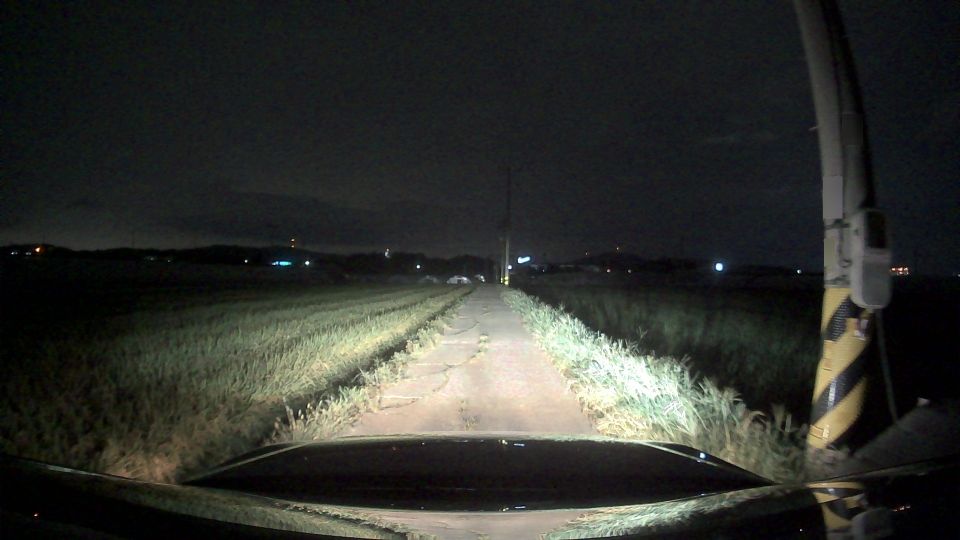
#> input picture data_terra/images/frame_002954.jpg, 1920 x 1080 px (shown at 1/2 size); its folder holds only this picture in this run
$ python draw_gt.py
#> lines starting #> are read from the running program, lines starting #| are printed output that depends on the picture; after the words box and inside, x2 and y2 are one past the last pixel; in counts of white or black regions, pixels touching at a corner belong together
# draw_gt.py

from pathlib import Path

import cv2
import numpy as np


# =========================================================
# 설정
# =========================================================

DATA_DIR = Path(".")

IMAGE_DIR = DATA_DIR / "images"
MASK_DIR = DATA_DIR / "segmentation"
LABEL_DIR = DATA_DIR / "detection"

# draw 폴더 확인 → 없으면 자동 생성
OUTPUT_DIR = DATA_DIR / "draw"
OUTPUT_DIR.mkdir(parents=True, exist_ok=True)


# =========================================================
# 클래스 정의
# =========================================================

# Detection
CLASS_NAMES = {
    0: "step",
    1: "ditch_hole",
    2: "puddle",
    3: "obstacle",
}

# OpenCV는 BGR

# Segmentation
SEG_CLASS_NAMES = {
    0: "drivable",
    1: "caution",
    2: "non_drivable",
}

SEG_COLORS = {
    0: (0, 255, 0),      # drivable = 초록
    1: (0, 255, 255),    # caution = 노랑
    2: (0, 0, 255),      # non_drivable = 빨강
}

# Detection
BOX_COLORS = {
    0: (255, 0, 255),    # step = 보라
    1: (255, 0, 0),      # ditch_hole = 파랑
    2: (255, 255, 0),    # puddle = 청록
    3: (0, 165, 255),    # obstacle = 주황
}


# =========================================================
# 프레임 1개 처리
# =========================================================

def draw_gt(image_path: Path):

    frame_id = image_path.stem

    mask_path = MASK_DIR / f"{frame_id}.png"
    label_path = LABEL_DIR / f"{frame_id}.txt"
    output_path = OUTPUT_DIR / f"{frame_id}_GT_overlay.jpg"

    # -----------------------------------------------------
    # 원본 이미지
    # -----------------------------------------------------

    image = cv2.imread(str(image_path))
#> image is the input picture: shape (1080, 1920, 3); mean B, G, R 45.9, 50.3, 48.9

    if image is None:
        raise FileNotFoundError(
            f"이미지를 읽을 수 없음: {image_path}"
        )

    height, width = image.shape[:2]
#> height = 1080; width = 1920

    # -----------------------------------------------------
    # GT Segmentation
    # -----------------------------------------------------

    mask = cv2.imread(
        str(mask_path),
        cv2.IMREAD_GRAYSCALE,
    )
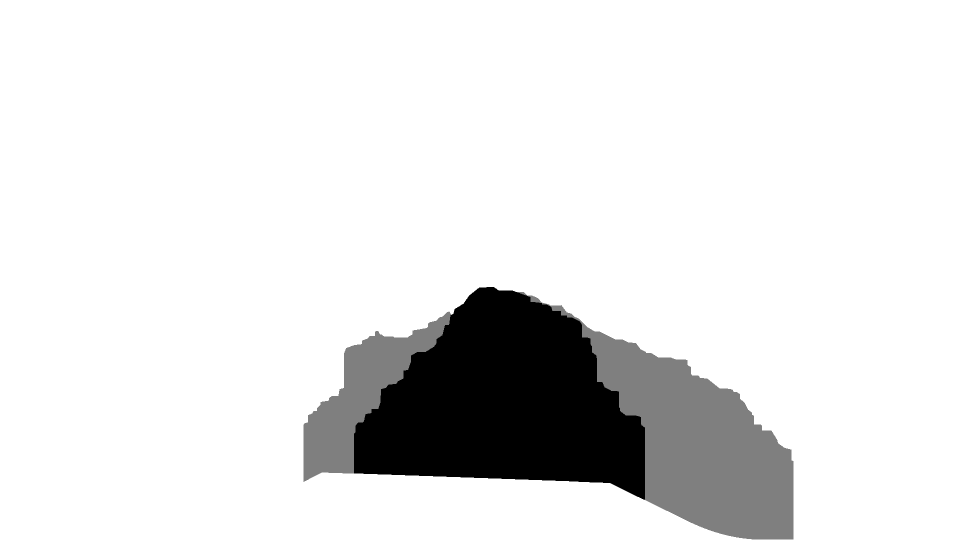
#> input picture data_terra/segmentation/frame_002954.png, 1920 x 1080 px (shown at 1/2 size)
#> mask is the input picture: shape (1080, 1920); min 0, max 2, mean 1.79

    if mask is None:
        raise FileNotFoundError(
            f"마스크를 읽을 수 없음: {mask_path}"
        )

    if mask.shape != (height, width):
        raise ValueError(
            f"{frame_id}: 이미지/마스크 크기 불일치 "
            f"image={width}x{height}, "
            f"mask={mask.shape[::-1]}"
        )

    unique_values = np.unique(mask)
#> unique_values = [0, 1, 2]

    if not set(unique_values).issubset({0, 1, 2}):
        raise ValueError(
            f"{frame_id}: 잘못된 segmentation 값 "
            f"{unique_values}"
        )

    color_mask = np.zeros_like(image)

    for class_id, color in SEG_COLORS.items():
        color_mask[mask == class_id] = color

    # 원본 + GT mask
    result = cv2.addWeighted(
        image,
        0.65,
        color_mask,
        0.35,
        0,
    )
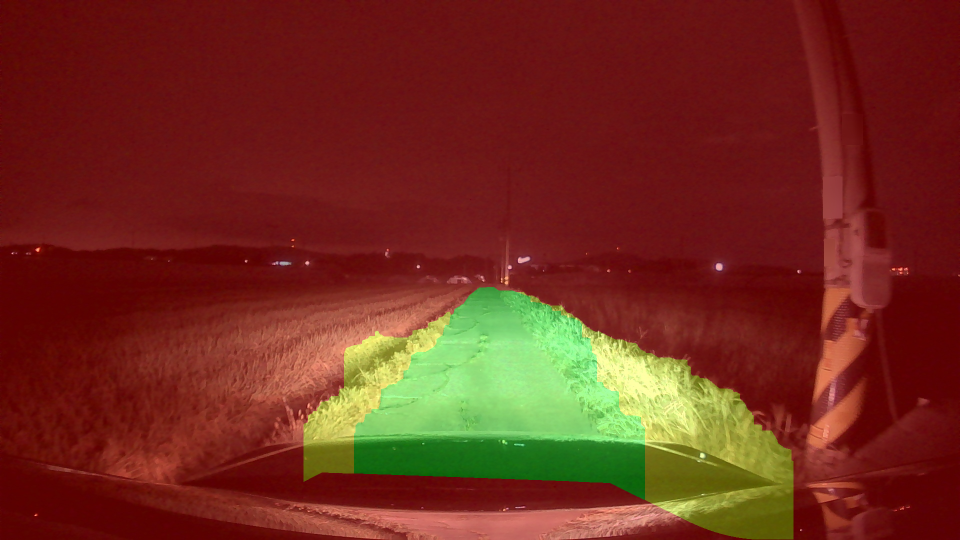
#> result: shape (1080, 1920, 3) (shown at 1/2 size); mean B, G, R 29.8, 45, 114.2

    # -----------------------------------------------------
    # GT Detection
    # -----------------------------------------------------

    if label_path.exists():

        raw_text = label_path.read_text(
            encoding="utf-8"
        ).strip()

        if raw_text:

            for line in raw_text.splitlines():

                if not line.strip():
                    continue

                parts = line.split()

                if len(parts) != 5:
                    raise ValueError(
                        f"{frame_id}: 잘못된 YOLO 라벨 "
                        f"{line}"
                    )

                class_id, cx, cy, bw, bh = map(
                    float,
                    parts,
                )

                class_id = int(class_id)

                if class_id not in CLASS_NAMES:
                    raise ValueError(
                        f"{frame_id}: 알 수 없는 "
                        f"class_id={class_id}"
                    )

                # YOLO normalized → pixel
                center_x = cx * width
                center_y = cy * height

                box_w = bw * width
                box_h = bh * height

                x1 = int(center_x - box_w / 2)
                y1 = int(center_y - box_h / 2)
                x2 = int(center_x + box_w / 2)
                y2 = int(center_y + box_h / 2)

                # 이미지 범위 보호
                x1 = max(0, min(width - 1, x1))
                y1 = max(0, min(height - 1, y1))
                x2 = max(0, min(width - 1, x2))
                y2 = max(0, min(height - 1, y2))

                class_name = CLASS_NAMES[class_id]
                color = BOX_COLORS[class_id]

                # Bounding Box
                cv2.rectangle(
                    result,
                    (x1, y1),
                    (x2, y2),
                    color,
                    3,
                )

                # Label
                label = f"GT {class_name}"

                (tw, th), baseline = cv2.getTextSize(
                    label,
                    cv2.FONT_HERSHEY_SIMPLEX,
                    0.7,
                    2,
                )

                label_y1 = max(
                    0,
                    y1 - th - baseline - 8,
                )

                label_y2 = (
                    label_y1
                    + th
                    + baseline
                    + 8
                )

                label_x2 = min(
                    width - 1,
                    x1 + tw + 10,
                )

                cv2.rectangle(
                    result,
                    (x1, label_y1),
                    (label_x2, label_y2),
                    color,
                    -1,
                )

                cv2.putText(
                    result,
                    label,
                    (x1 + 5, label_y2 - 5),
                    cv2.FONT_HERSHEY_SIMPLEX,
                    0.7,
                    (255, 255, 255),
                    2,
                    cv2.LINE_AA,
                )

    # -----------------------------------------------------
    # 범례
    # -----------------------------------------------------

    legend_items = [
        ("GT Drivable", SEG_COLORS[0]),
        ("GT Caution", SEG_COLORS[1]),
        ("GT Non-drivable", SEG_COLORS[2]),
        ("GT Step", BOX_COLORS[0]),
        ("GT Ditch Hole", BOX_COLORS[1]),
        ("GT Puddle", BOX_COLORS[2]),
        ("GT Obstacle", BOX_COLORS[3]),
    ]

    overlay = result.copy()

    legend_x = 15
    legend_y = 15
    line_h = 30
    legend_w = 280

    legend_h = (
        15
        + len(legend_items) * line_h
        + 10
    )

    cv2.rectangle(
        overlay,
        (legend_x, legend_y),
        (
            legend_x + legend_w,
            legend_y + legend_h,
        ),
        (0, 0, 0),
        -1,
    )
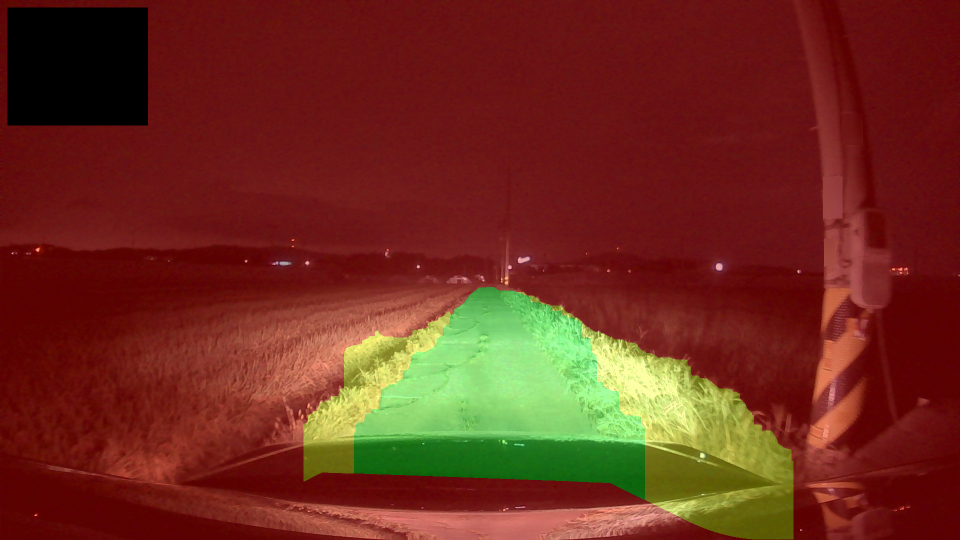
#> overlay: shape (1080, 1920, 3) (shown at 1/2 size); 3.2% of pixels changed, all inside (x1, y1, x2, y2) = (15, 15, 296, 251)

    result = cv2.addWeighted(
        overlay,
        0.35,
        result,
        0.65,
        0,
    )
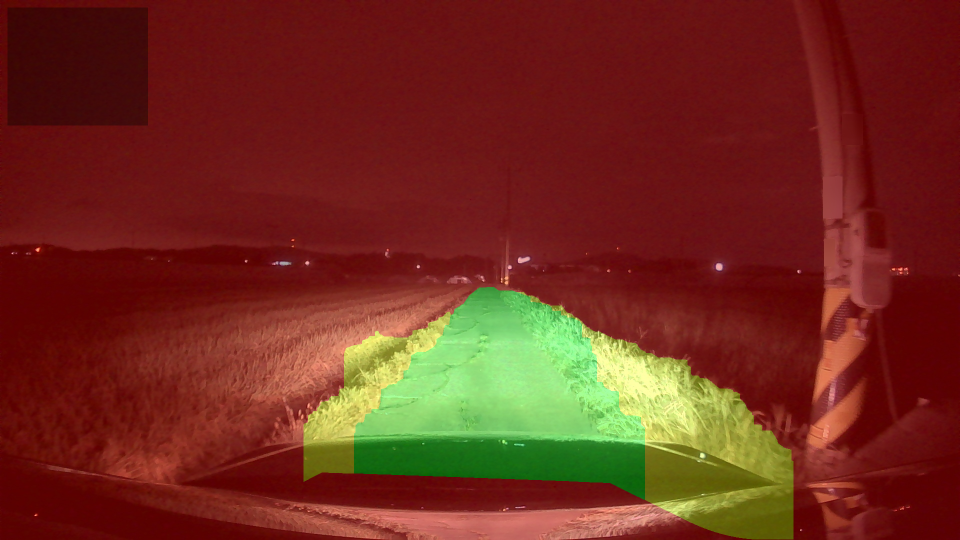
#> result: shape (1080, 1920, 3) (shown at 1/2 size); mean B, G, R 29.7, 44.8, 113.2

    for i, (text, color) in enumerate(
        legend_items
    ):

        y = (
            legend_y
            + 30
            + i * line_h
        )

        cv2.rectangle(
            result,
            (legend_x + 10, y - 15),
            (legend_x + 30, y + 5),
            color,
            -1,
        )

        cv2.putText(
            result,
            text,
            (legend_x + 40, y),
            cv2.FONT_HERSHEY_SIMPLEX,
            0.65,
            (255, 255, 255),
            2,
            cv2.LINE_AA,
        )
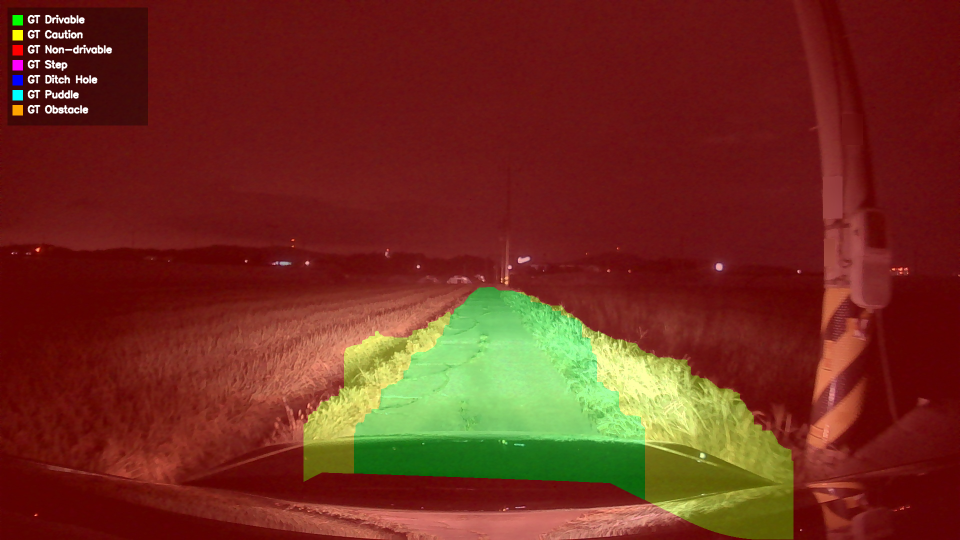
#> result: shape (1080, 1920, 3) (shown at 1/2 size); 0.63% of pixels changed, all inside (x1, y1, x2, y2) = (25, 29, 225, 231)

    # -----------------------------------------------------
    # 좌우 2분할 (좌: 원본 / 우: GT overlay) 후 저장
    # -----------------------------------------------------

    side_by_side = np.hstack([image, result])
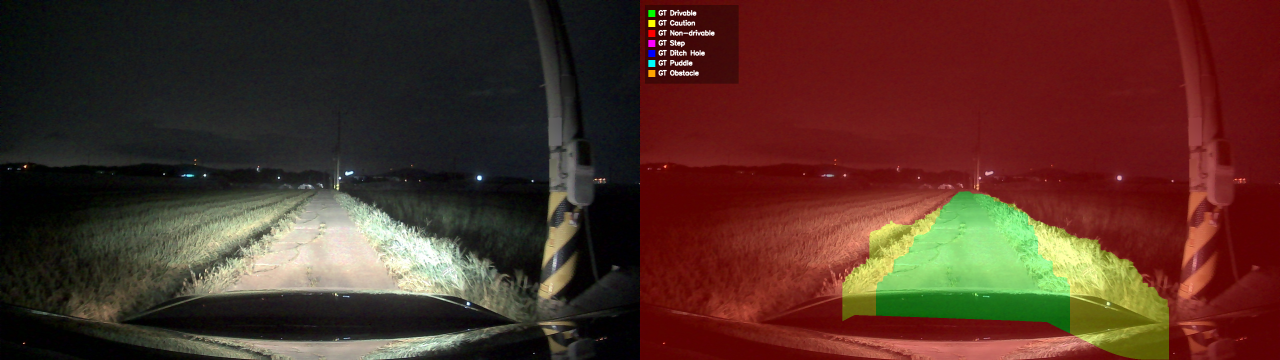
#> side_by_side: shape (1080, 3840, 3) (shown at 1/3 size); mean B, G, R 38.3, 48.1, 81.4

    if not cv2.imwrite(
        str(output_path),
        side_by_side,
    ):
        raise RuntimeError(
            f"이미지 저장 실패: {output_path}"
        )

    return output_path


# =========================================================
# 전체 프레임 실행
# =========================================================

image_files = sorted(
    IMAGE_DIR.glob("frame_*.jpg")
)

if not image_files:
    raise RuntimeError(
        f"이미지가 없습니다: {IMAGE_DIR}"
    )

total = len(image_files)

print("=" * 60)
print("GT Overlay 전체 생성 시작")
print(f"전체 이미지: {total:,}개")
print(f"출력 위치: {OUTPUT_DIR}")
print("=" * 60)


success_count = 0
error_count = 0


for index, image_path in enumerate(
    image_files,
    start=1,
):

    try:

        output_path = draw_gt(image_path)

        success_count += 1

        print(
            f"[{index:05d}/{total:05d}] "
            f"완료: {output_path.name}"
        )

    except Exception as error:

        error_count += 1

        print(
            f"[{index:05d}/{total:05d}] "
            f"ERROR: {image_path.name}"
        )

        print(
            f"    -> {error}"
        )


print()
print("=" * 60)
print("GT Overlay 전체 생성 완료")
print(f"성공: {success_count:,}")
print(f"실패: {error_count:,}")
print(f"총계: {total:,}")
print(f"출력: {OUTPUT_DIR}")
print("=" * 60)
